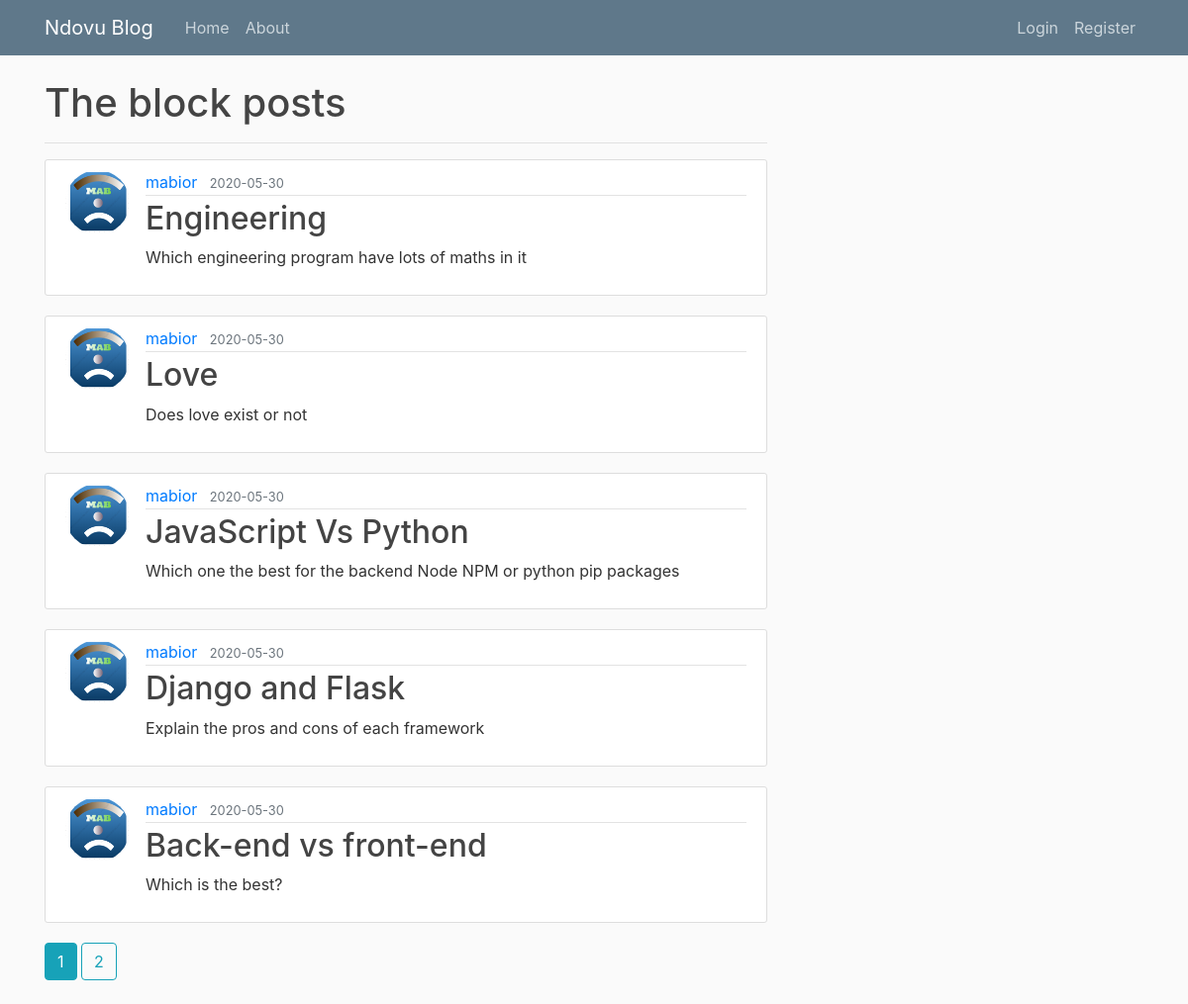
The page /home on the database its author committed.
### index/models.py (models this page shows, shortened)
class Post(db.Model):
        id = db.Column(db.Integer, primary_key=True)
        title = db.Column(db.String(100), nullable=False)
        date_posted = db.Column(db.DateTime, nullable=False, default=datetime.utcnow)
        content = db.Column(db.Text, nullable=False)
        user_id = db.Column(db.Integer, db.ForeignKey('user.id'), nullable=False)

class User(db.Model, UserMixin):
        id = db.Column(db.Integer, primary_key=True)
        username = db.Column(db.String(20), unique=True, nullable=False)
        email = db.Column(db.String(120), unique=True, nullable=False)
        image_file = db.Column(db.String(120), nullable=False, default='default.jpg')
        password = db.Column(db.String(120), nullable=False)
        posts = db.relationship('Post', backref='author', lazy=True)

### index/routes.py (the view)
@app.route("/")
@app.route("/home")
def home():
    page = request.args.get('page', 1, type=int)
    posts = Post.query.order_by(Post.date_posted.desc()).paginate(page=page, per_page=5)
    return render_template("home.html", posts=posts)

### index/templates/home.html
{% extends "layout.html" %}
{% block body%}
<h1>The block posts</h1>
<hr />
{% for post in posts.items %}
<article class="media content-section">
  <img class = "rounded-circle article-img" src="{{url_for('static', filename ='images/' + post.author.image_file)}}" alt="">
  <div class="media-body">
    <div class="article-metadata">
    <a class="mr-2" href="{{ url_for('user_posts', username=post.author.username) }}">{{ post.author.username }}</a>
      <small class="text-muted">{{ post.date_posted.strftime('%Y-%m-%d')}}</small>
    </div>
    <h2><a class="article-title" href="{{url_for('post',post_id=post.id)}}">{{post.title}}</a></h2>
    <p class="article-content">{{post["content"]}}</p>
  </div>
</article>
{% endfor %}
{% for page_num in posts.iter_pages(left_edge=1, right_edge=1, left_current=1, right_current=2) %}
    {% if page_num %}
      {% if posts.page == page_num %}
        <a class="btn btn-info mb-4" href="{{ url_for('home', page=page_num) }}">{{ page_num }}</a>
      {% else %}
        <a class="btn btn-outline-info mb-4" href="{{ url_for('home', page=page_num) }}">{{ page_num }}</a>
      {% endif %}
    {% else %}
      ...
    {% endif %}
  {% endfor %}
{% endblock body%}

### index/templates/layout.html (shortened to what this page needs)
<!DOCTYPE html>
<html lang="en" dir="ltr">
<head>
  <link rel="stylesheet" href="https://stackpath.bootstrapcdn.com/bootstrap/4.5.0/css/bootstrap.min.css">
  <link rel="stylesheet" href="{{url_for('static', filename='main.css')}}">
</head>
<body>
  <header class="site-header">
    <nav class="navbar navbar-expand-md navbar-dark bg-steel fixed-top">
      <div class="container">
        <a class="navbar-brand mr-4" href="/">Ndovu Blog</a>
        <div class="collapse navbar-collapse" id="navbarToggle">
          <div class="navbar-nav mr-auto">
            <a class="nav-item nav-link" href="{{ url_for('home') }}">Home</a>
            <a class="nav-item nav-link" href="{{ url_for('about') }}">About</a>
          </div>
          <div class="navbar-nav">
            {% if current_user.is_authenticated %}
            <a class="nav-item nav-link" href="{{ url_for('new_post') }}">New Post</a>
            <a class="nav-item nav-link" href="{{ url_for('account') }}">Account</a>
            <a class="nav-item nav-link" href="{{ url_for('logout') }}">Logout</a>
            {% else %}
            <a class="nav-item nav-link" href="{{ url_for('login') }}">Login</a>
            <a class="nav-item nav-link" href="{{ url_for('register') }}">Register</a>
            {% endif %}
          </div>
        </div>
      </div>
    </nav>
  </header>
  <main role="main" class="container">
    <div class="row">
      <div class="col-md-8">
        {% block body %}{% endblock %}
      </div>
    </div>
  </main>
</body>
</html>

### index/static/main.css (style rules this page uses)
body { background: #fafafa; color: #333333; margin-top: 5rem; }
h1, h2, h3, h4, h5, h6 { color: #444444; }
.bg-steel { background-color: #5f788a; }
.site-header .navbar-nav .nav-link { color: #cbd5db; }
.content-section { background: #ffffff; padding: 10px 20px; border: 1px solid #dddddd; border-radius: 3px; margin-bottom: 20px; }
.article-title { color: #444444; }
.article-content { white-space: pre-line; }
.article-img { height: 65px; width: 65px; margin-right: 16px; }
.article-metadata { padding-bottom: 1px; margin-bottom: 4px; border-bottom: 1px solid #e3e3e3 }

### rows shown on the page
Post: image_file (picture), author.username "mabior", date_posted "2020-05-30", title "Engineering", content "Which engineering program have lots of maths in it"
Post: image_file (picture), author.username "mabior", date_posted "2020-05-30", title "Love", content "Does love exist or not"
Post: image_file (picture), author.username "mabior", date_posted "2020-05-30", title "JavaScript Vs Python", content "Which one the best for the backend Node NPM or python pip packages"
Post: image_file (picture), author.username "mabior", date_posted "2020-05-30", title "Django and Flask", content "Explain the pros and cons of each framework"
Post: image_file (picture), author.username "mabior", date_posted "2020-05-30", title "Back-end vs front-end", content "Which is the best?"

### other values the page prints
{{ page_num }} "1"
{{ page_num }} "2"
